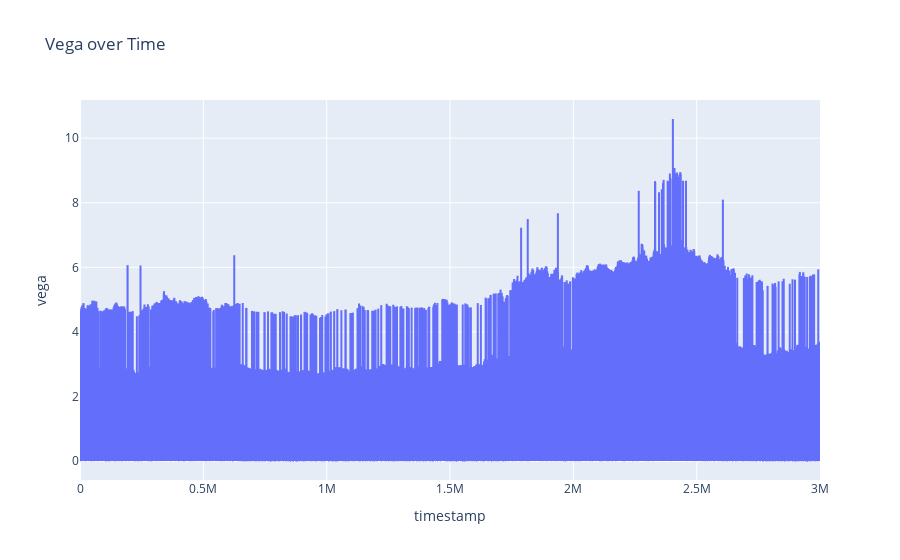

The code cell stored with this chart in its notebook:
### Code cell
fig = px.line(df_volcanic_rock_voucher_9500, x='timestamp', y='vega', title='Vega over Time')
fig.show()

### Figure 1 — Plotly figure (JSON) as saved in the notebook; plotly's stock layout.template omitted (floating-point values rounded to 4 significant figures; data arrays with more than 128 entries replaced by an {"elided": "..."} marker saying what was removed)
{"data": [{"hovertemplate": "timestamp=%{x}<br>vega=%{y}<extra></extra>", "legendgroup": "", "line": {"color": "#636efa", "dash": "solid"}, "marker": {"symbol": "circle"}, "mode": "lines", "name": "", "showlegend": false, "type": "scattergl", "x": {"elided": "30000 int values"}, "xaxis": "x", "y": {"elided": "30000 float values"}, "yaxis": "y"}], "layout": {"legend": {"tracegroupgap": 0}, "title": {"text": "Vega over Time"}, "xaxis": {"anchor": "y", "domain": [0, 1], "title": {"text": "timestamp"}}, "yaxis": {"anchor": "x", "domain": [0, 1], "title": {"text": "vega"}}}}
